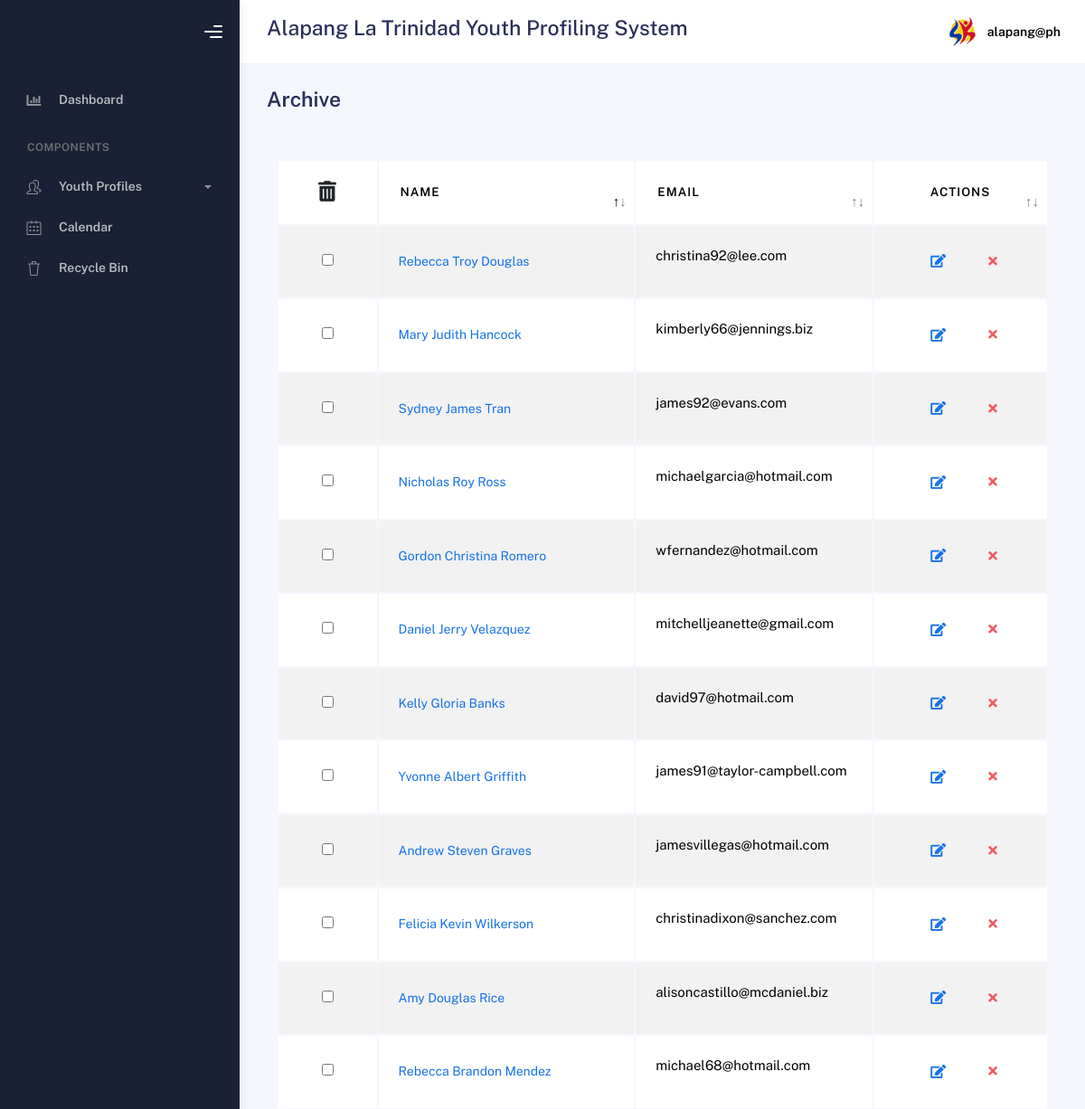
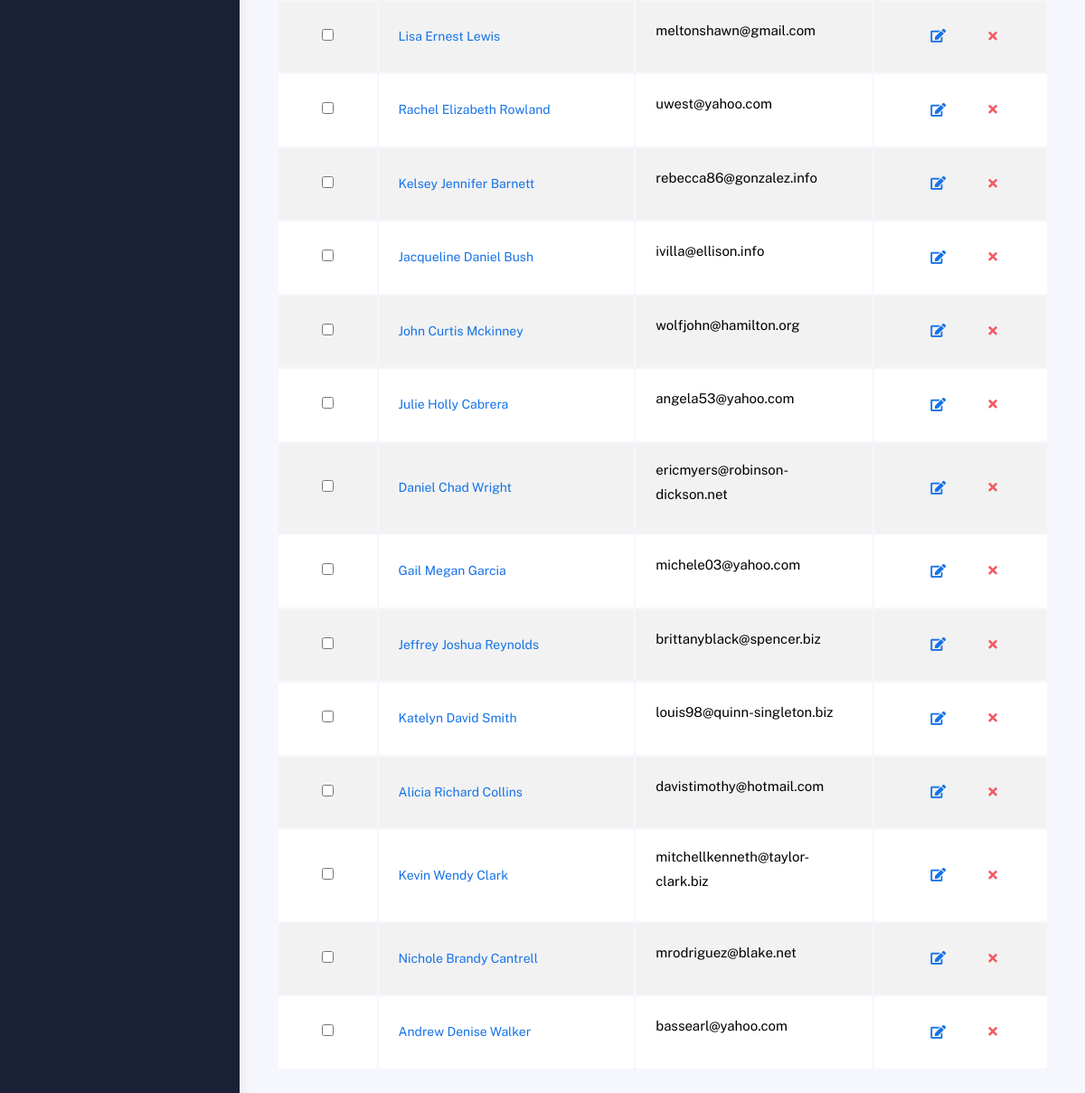
Before: /user/archive.php (signed in) with the older database file (2 pictures, top to bottom).
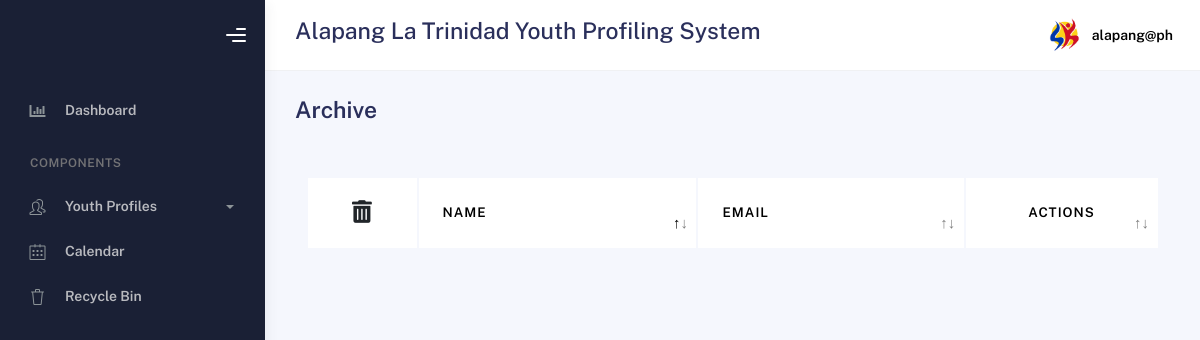
After: the same page with the newer database file.
### tables this page shows
CREATE TABLE `barangay` (
  `ID` int(11) NOT NULL,
  `Brngy` varchar(50) NOT NULL,
  `Code` varchar(2) NOT NULL
);

CREATE TABLE `profiles_archive` (
  `id` int(11) NOT NULL,
  `lname` varchar(100) DEFAULT NULL,
  `fname` varchar(100) DEFAULT NULL,
  `mname` varchar(100) DEFAULT NULL,
  `suffix` varchar(20) DEFAULT NULL,
  `region` varchar(100) DEFAULT NULL,
  `province` varchar(100) DEFAULT NULL,
  `municipality` varchar(100) DEFAULT NULL,
  `barangay` varchar(100) DEFAULT NULL,
  `sitio` varchar(50) DEFAULT NULL,
  `purok` varchar(100) DEFAULT NULL,
  `sex` varchar(10) DEFAULT NULL,
  `age` int(11) DEFAULT NULL,
  `youth_with_needs` varchar(100) DEFAULT NULL,
  `email` varchar(100) DEFAULT NULL,
  `birth_month` varchar(20) DEFAULT NULL,
  `birth_day` varchar(20) DEFAULT NULL,
  `birth_year` varchar(20) DEFAULT NULL,
  `contactnumber` varchar(20) DEFAULT NULL,
  `civil_status` varchar(20) DEFAULT NULL,
  `youth_classification` varchar(100) DEFAULT NULL,
  `age_group` varchar(50) DEFAULT NULL,
  `work_status` varchar(50) DEFAULT NULL,
  `educational_background` varchar(50) DEFAULT NULL,
  `register_sk_voter` varchar(50) DEFAULT NULL,
  `voted_last_election` varchar(3) NOT NULL,
  `national_voter` varchar(100) DEFAULT NULL,
  `attended_kk` varchar(3) NOT NULL,
  `times_attended_kk` int(11) DEFAULT NULL,
  `no_why` varchar(100) DEFAULT NULL,
  `date_created` varchar(50) NOT NULL,
  `barangay_code` varchar(50) DEFAULT NULL
);

### user/archive.php (the view, shortened to what this page needs)
<?php
include ("../connection/conne.php");
if (isset($_SESSION['role'])) {
    $barangay_code = $_SESSION['code'];
} else {
    echo "Role information not found. Please contact administrator.";
    exit();
}
$fetch_profiles = "SELECT * FROM profiles_archive WHERE barangay_code = '$barangay_code'";
$result = mysqli_query($conn, $fetch_profiles);
$barangay_code = "";
$code = $_SESSION['code'];
$fetch_barangay = "SELECT * FROM barangay WHERE CODE = '$code' ";
$fetch_barangay_result = mysqli_query($conn, $fetch_barangay);
while ($row = mysqli_fetch_assoc($fetch_barangay_result)) {
    $barangay_code = $row['Brngy'];
}
?>
<!DOCTYPE html>
<html lang="en">
<head>
    <link rel="stylesheet" href="../bootstrap/assets/css/bootstrap.min.css" />
    <link rel="stylesheet" href="../bootstrap/assets/css/plugins.min.css" />
    <link rel="stylesheet" href="../bootstrap/assets/css/kaiadmin.min.css" />
</head>
<body>
    <div class="wrapper">
        <div class="sidebar" data-background-color="dark">
            <div class="sidebar-logo">
                <div class="logo-header" data-background-color="dark">
                    <div class="nav-toggle">
                        <button class="btn btn-toggle toggle-sidebar">
                            <i class="gg-menu-right"></i>
                        </button>
                    </div>
                </div>
            </div>
            <div class="sidebar-wrapper scrollbar scrollbar-inner">
                <div class="sidebar-content">
                    <ul class="nav nav-secondary">
                        <li class="nav-item">
                            <a href="homepage.php" aria-expanded="false">
                                <i class="fas fa-chart-bar"></i>
                                <p>Dashboard</p>
                            </a>
                        </li>
                        <li class="nav-section">
                            <h4 class="text-section">Components</h4>
                        </li>
                        <li class="nav-item">
                            <a data-bs-toggle="collapse" href="#tables">
                                <i class="fas icon-people"></i>
                                <p>Youth Profiles</p>
                                <span class="caret"></span>
                            </a>
                        </li>
                        <li class="nav-item">
                        <li class="nav-item">
                            <a href="calendar.php">
                                <i class="fas icon-calendar"></i>
                                <p>Calendar</p>
                            </a>
                        </li>
                        <li class="nav-item">
                            <a href="recycle.php">
                                <i class="fas icon-trash"></i>
                                <p>Recycle Bin</p>
                            </a>
                        </li>
                    </ul>
                </div>
            </div>
        </div>
        <div class="main-panel">
            <div class="main-header">
                <nav class="navbar navbar-header navbar-header-transparent navbar-expand-lg border-bottom">
                    <div class="container-fluid">
                        <h3><?php echo $barangay_code; ?> La Trinidad Youth Profiling System</h3>
                        <ul class="navbar-nav topbar-nav ms-md-auto align-items-center">
                            <li class="nav-item topbar-user dropdown hidden-caret">
                                <a class="dropdown-toggle profile-pic" data-bs-toggle="dropdown" aria-expanded="false">
                                    <div class="avatar-sm">
                                        <img src="../bootstrap/assets/img/profile.jpg" alt="..."
                                            class="avatar-img rounded-circle" />
                                    </div>
                                    <span class="profile-username">
                                        <span class="fw-bold"><?php echo $_SESSION['email']; ?></span>
                                    </span>
                                </a>
                            </li>
                        </ul>
                    </div>
                </nav>
            </div>
            <div class="container">
                <div class="page-inner">
                    <div class="page-header">
                        <h3 class="fw-bold mb-3">Archive</h3>
                    </div>
                    <div class="card-body">
                        <div class="table-responsive">
                            <div id="basic-datatables_wrapper" class="dataTables_wrapper container-fluid dt-bootstrap4">
                                <div class="row">
                                    <div class="col-sm-12">
                                        <table id="basic-datatables"
                                            class="display table table-striped table-hover dataTable" role="grid"
                                            aria-describedby="basic-datatables_info">
                                            <thead>
                                                <tr role="row">
                                                    <th tabindex="0" aria-controls="basic-datatables" rowspan="1"
                                                        colspan="1" style="width: 30.516px;">
                                                        <center><button type="button" class="btn btn-default"
                                                                data-bs-toggle="tooltip" title="Delete Selected"
                                                                onclick="showDeleteConfirmationMultiple(event);">
                                                                <i style="font-size: 17pt" class="fa fa-trash-alt"></i>
                                                            </button></center>
                                                    </th>
                                                    <th class="sorting_asc" tabindex="0"
                                                        aria-controls="basic-datatables" rowspan="1" colspan="1"
                                                        aria-sort="ascending"
                                                        aria-label="Name: activate to sort column descending"
                                                        style="width: 365.516px;">Name</th>
                                                    <th class="sorting" tabindex="0" aria-controls="basic-datatables"
                                                        rowspan="1" colspan="1"
                                                        aria-label="Position: activate to sort column ascending"
                                                        style="width: 341.766px;">Email</th>
                                                    <th class="sorting" tabindex="0" aria-controls="basic-datatables"
                                                        rowspan="1" colspan="1"
                                                        aria-label="Office: activate to sort column ascending"
                                                        style="width: 200.266px;">
                                                        <center>Actions</center>
                                                    </th>
                                                </tr>
                                            </thead>
                                            <tbody>
                                                <?php while ($row = mysqli_fetch_assoc($result)) { ?>
                                                    <tr>
                                                        <td>
                                                            <center><input type="checkbox" name="selectedProfiles[]"
                                                            value="<?= $row['id']; ?>"></center>
                                                        </td>
                                                        <td><a href="#" class="profileNameLink" data-id="<?= $row['id']; ?>"
                                                            data-fullname="<?= $row['fname'] . ' ' . $row['mname'] . ' ' . $row['lname']; ?>"
                                                            data-address="<?= $row['house_number'] . ', ' . $row['purok'] . ', ' . $row['sitio'] . ', ' . $row['barangay'] . ', ' . $row['municipality'] . ', ' . $row['province'] . ', ' . $row['region']; ?>"
                                                            data-sex="<?= $row['sex']; ?>"
                                                            data-age="<?= $row['age']; ?>"
                                                            data-email="<?= $row['email']; ?>"
                                                            data-birthday="<?= $row['birth_month'] . '/' . $row['birth_day'] . '/' . $row['birth_year']; ?>"
                                                            data-youth_with_needs="<?= $row['youth_with_needs']; ?>"
                                                            data-email="<?= $row['email']; ?>"
                                                            data-contact_number="<?= $row['contactnumber']; ?>"
                                                            data-civil_status="<?= $row['civil_status']; ?>"
                                                            data-age_group="<?= $row['age_group']; ?>"
                                                            data-educational_background="<?= $row['educational_background']; ?>"
                                                            data-youth_classification="<?= $row['youth_classification']; ?>"
                                                            data-work_status="<?= $row['work_status']; ?>"
                                                            data-national_voter="<?= $row['national_voter']; ?>"
                                                            data-register_sk_voter="<?= $row['register_sk_voter']; ?>"
                                                            data-voted_last_election="<?= $row['voted_last_election']; ?>"
                                                            data-times_attended="<?= $row['times_attended_kk']; ?>"
                                                            data-reason="<?= $row['no_why']; ?>"
                                                            data-bs-toggle="modal"
                                                            data-bs-target="#modal-default"><?= $row['fname'] . ' ' . $row['mname'] . ' ' . $row['lname']; ?></a>
                                                        </td>
                                                        <td>
                                                            <p style="text-transform:lowercase"><?= $row['email']; ?></p>
                                                        </td>
                                                        <td>
                                                            <center><a href="update_archive.php?id=<?= $row['id']; ?>"
                                                                class="btn btn-link btn-primary btn-lg"><i
                                                                    class="fa fa-edit"></i></a><a href="#"
                                                                class="btn btn-link btn-danger"
                                                                onclick="showDeleteConfirmation(event, <?= htmlspecialchars($row['id']); ?>);"><i
                                                                class="fa fa-times"></i></a></center>
                                                        </td>
                                                    </tr>
                                                <?php } ?>
                                            </tbody>
                                        </table>
                                    </div>
                                </div>
                            </div>
                        </div>
                    </div>
                </div>
            </div>
        </div>
    </div>
</body>
</html>

Changed rows visible on the page:
removed profiles_archive: fname "Rebecca", mname "Troy", lname "Douglas", email "christina92@lee.com"
removed profiles_archive: fname "Mary", mname "Judith", lname "Hancock", email "kimberly66@jennings.biz"
removed profiles_archive: fname "Sydney", mname "James", lname "Tran", email "james92@evans.com"
removed profiles_archive: fname "Nicholas", mname "Roy", lname "Ross", email "michaelgarcia@hotmail.com"
removed profiles_archive: fname "Gordon", mname "Christina", lname "Romero", email "wfernandez@hotmail.com"
removed profiles_archive: fname "Daniel", mname "Jerry", lname "Velazquez", email "mitchelljeanette@gmail.com"
removed profiles_archive: fname "Kelly", mname "Gloria", lname "Banks", email "david97@hotmail.com"
removed profiles_archive: fname "Yvonne", mname "Albert", lname "Griffith", email "james91@taylor-campbell.com"
removed profiles_archive: fname "Andrew", mname "Steven", lname "Graves", email "jamesvillegas@hotmail.com"
removed profiles_archive: fname "Felicia", mname "Kevin", lname "Wilkerson", email "christinadixon@sanchez.com"
removed profiles_archive: fname "Amy", mname "Douglas", lname "Rice", email "alisoncastillo@mcdaniel.biz"
removed profiles_archive: fname "Rebecca", mname "Brandon", lname "Mendez", email "michael68@hotmail.com"
removed profiles_archive: fname "Lisa", mname "Ernest", lname "Lewis", email "meltonshawn@gmail.com"
removed profiles_archive: fname "Rachel", mname "Elizabeth", lname "Rowland", email "uwest@yahoo.com"
removed profiles_archive: fname "Kelsey", mname "Jennifer", lname "Barnett", email "rebecca86@gonzalez.info"
removed profiles_archive: fname "Jacqueline", mname "Daniel", lname "Bush", email "ivilla@ellison.info"
removed profiles_archive: fname "John", mname "Curtis", lname "Mckinney", email "wolfjohn@hamilton.org"
removed profiles_archive: fname "Julie", mname "Holly", lname "Cabrera", email "angela53@yahoo.com"
removed profiles_archive: fname "Daniel", mname "Chad", lname "Wright", email "ericmyers@robinson-dickson.net"
removed profiles_archive: fname "Gail", mname "Megan", lname "Garcia", email "michele03@yahoo.com"
removed profiles_archive: fname "Jeffrey", mname "Joshua", lname "Reynolds", email "brittanyblack@spencer.biz"
removed profiles_archive: fname "Katelyn", mname "David", lname "Smith", email "louis98@quinn-singleton.biz"
removed profiles_archive: fname "Alicia", mname "Richard", lname "Collins", email "davistimothy@hotmail.com"
removed profiles_archive: fname "Kevin", mname "Wendy", lname "Clark", email "mitchellkenneth@taylor-clark.biz"
removed profiles_archive: fname "Nichole", mname "Brandy", lname "Cantrell", email "mrodriguez@blake.net"
removed profiles_archive: fname "Andrew", mname "Denise", lname "Walker", email "bassearl@yahoo.com"
